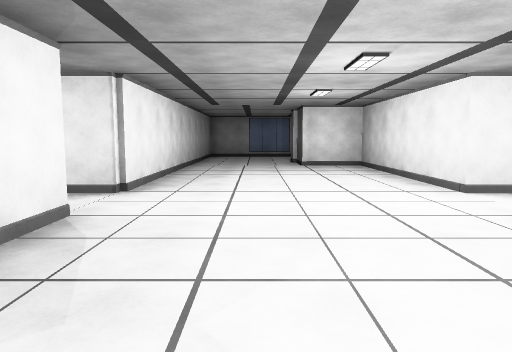
[1] (above)

19 first-person views from a walk through a 3-D level made in the Unity game engine. The camera is 1.4 m above the floor, tilts 6° down and sees 70° across. The floor is counted in squares, 2 m on a side. Each view is taken from the middle of a square. On the plan, view 1 faces up. The plan holds only what a view shows up to about 11 squares ahead; the rest is blank. The place goes on beyond the plan. The player character is not drawn.

[2]
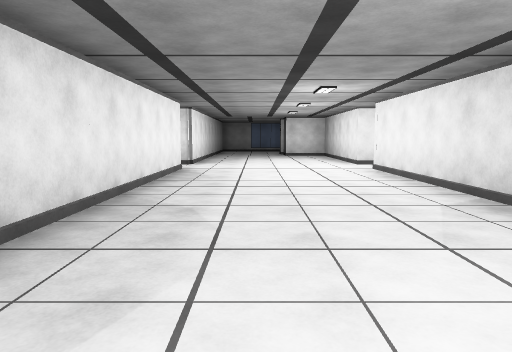

[3]
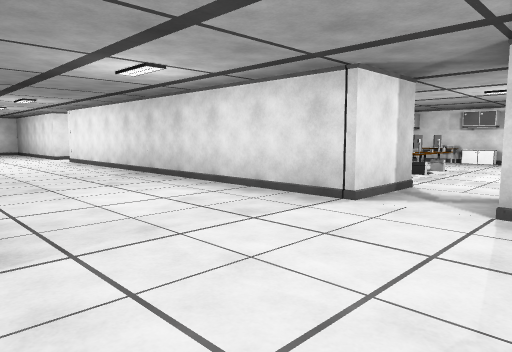

[4]
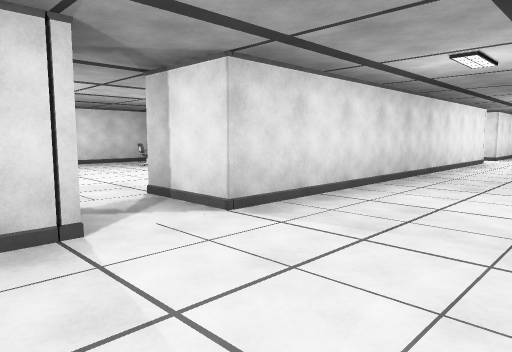

[5]
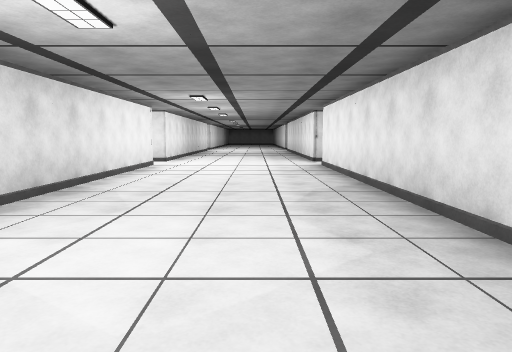

[6]
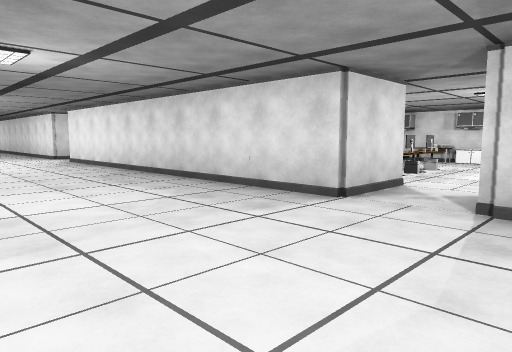

[7]
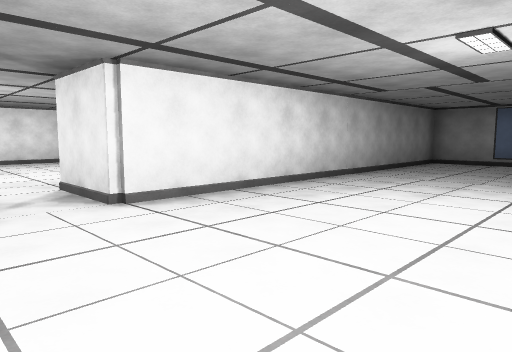

[8]
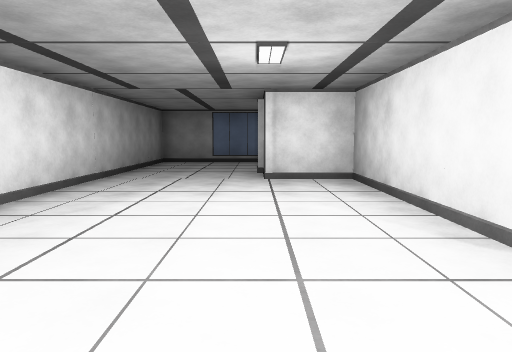

[9]
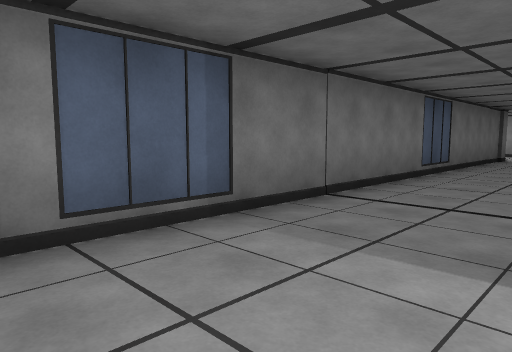

[10]
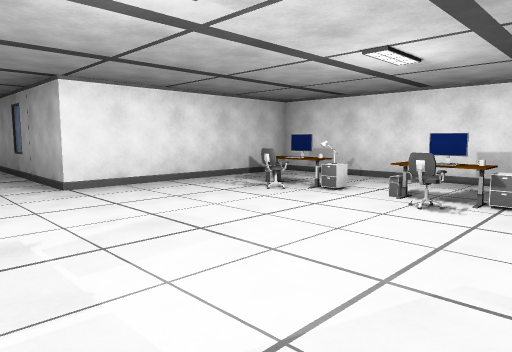

[11]
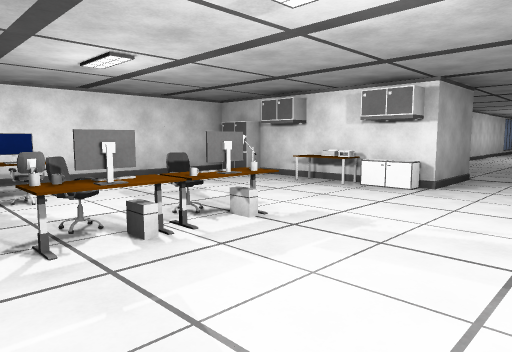

[12]
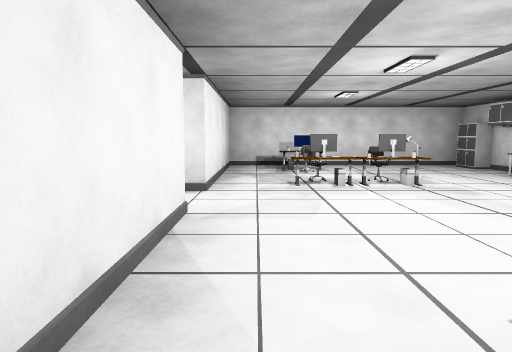

[13]
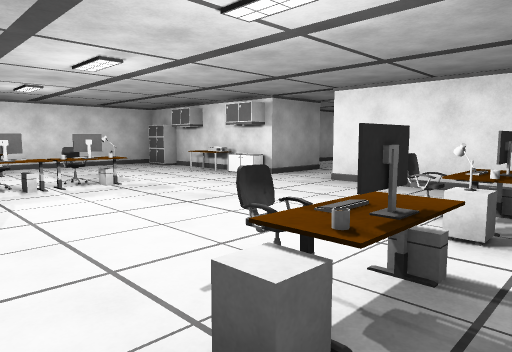

[14]
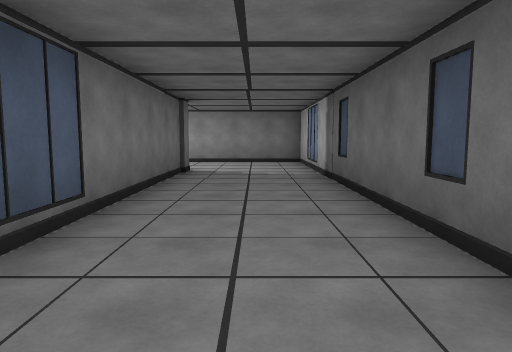

[15]
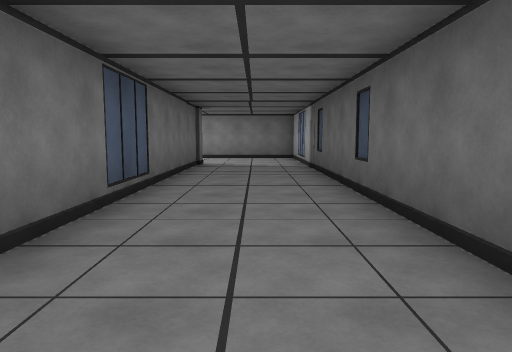

[16]
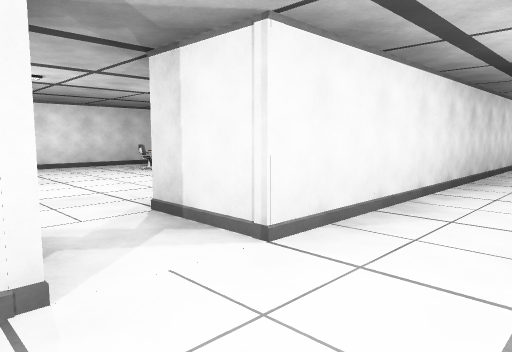

[17]
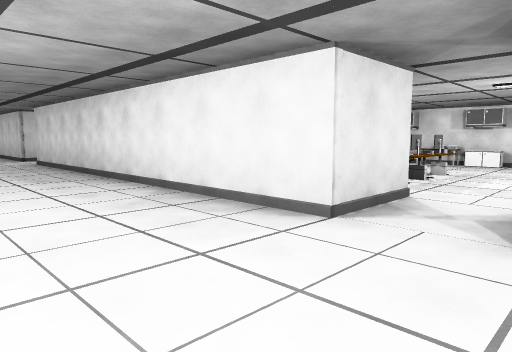

[18]
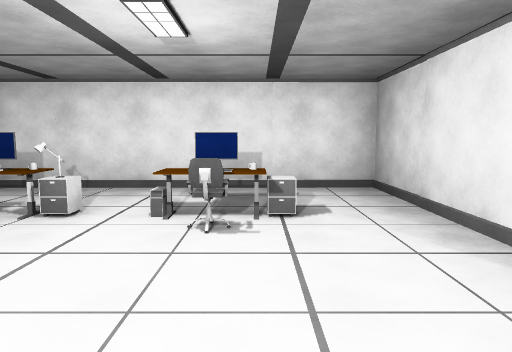

[19]
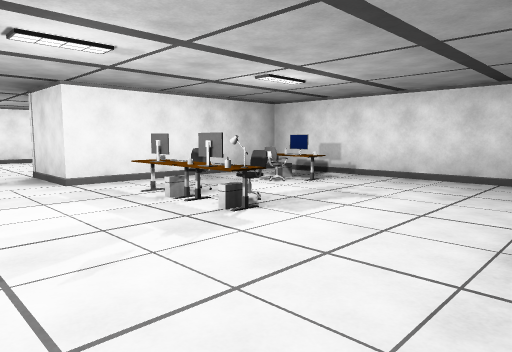

### Floor plan
Points are (right, up) in squares from view 1. A wall is a line through its corners. A room is listed if a view was taken in it or the views show most of it. See-through windows are left out.
Room 1 (views 1, 2, 3, 4, 5, 6, 7, 8, 9, 14, 15, 16, 17)
walls: (3.3, 4.6) (2.7, 4.6) (2.7, 9.1) (1.4, 9.1); (-3.3, 3.2) (-1.7, 3.2) (-1.7, -6); (4.2, -5.9) (2.7, -5.9) (2.7, 3.2) (4.2, 3.2); (-3.4, -7.3) (-1.7, -7.3) (-1.7, -16.4); (3.7, 10.7) (14.7, 10.7) (14.7, 14); (2.7, -16.5) (2.7, -7.3) (4.3, -7.3); (11.5, 13.6) (-1.7, 13.6) (-1.7, 4.6) (-3.3, 4.6); (2.6, -17.8) (3.1, -17.8)
ways out: opening at (-2.5, 4) to room 2; opening at (-2.5, -17); opening at (-2.5, -7); opening at (3.5, -17); opening at (3.5, -7); opening at (3.5, 4)
objects: pillar (1, 10); pillar (12, 14)
Room 2 (views 10, 11, 12, 13, 18, 19)
walls: (-9.2, 1.6) (-9.2, 0.5); (-3.3, 4.6) (-3.3, 9.1) (-9.2, 9.1) (-9.2, 4.6) (-11.5, 4.6); (-10.9, 3.2) (-9.4, 3.2); (-9.2, -1.3) (-3.3, -1.3) (-3.3, 3.2)
ways out: opening at (-2.5, 4) to room 1
objects: cabinet (-9, 0); other object (-9, 2); cabinet (-9, 3); other object (-8, 2); other object (-8, 7); other object (-7, 3); cabinet (-7, 7); monitor (-7, 8); chair (-6, 1); other object (-6, 2); other object (-6, 3); other object (-6, 7); other object (-5, 0); other object (-5, 1); chair (-5, 2); monitor (-5, 3); mug (-5, 6); keyboard (-5, 7); cabinet (-5, 8); monitor (-4, 0); monitor (-4, 7)

Positions as (right, up) in squares from view 1, and headings:
1: (0, 0), facing up
2: (0, -5), facing up
3: (-1, -8), facing up-right
4: (0, -5), facing down-right
5: (0, -7), facing down
6: (2, -5), facing down-left
7: (2, 3), facing up-left
8: (1, 3), facing up
9: (-1, 11), facing up-right
10: (-4, 3), facing up-left
11: (-4, 5), facing down-left
12: (-4, 8), facing down
13: (-4, 8), facing down-left
14: (4, 12), facing right
15: (2, 12), facing right
16: (1, 5), facing down-right
17: (1, 5), facing down-left
18: (-5, 4), facing up
19: (-9, 5), facing down-right
